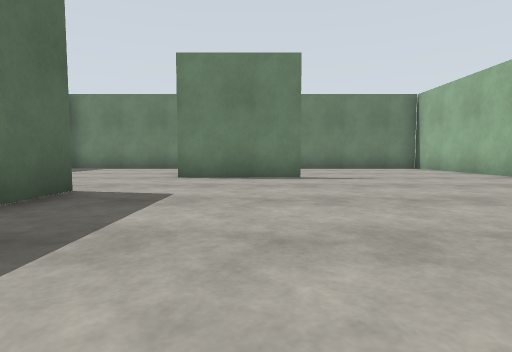
view 1 (above)

21 first-person views from a walk through a world built for the Gazebo simulator. The camera is 0.94 m above the floor, tilts 4° down and sees 80° across. The floor is counted in squares, 2 m on a side. Each view is taken from the middle of a square. On the plan, view 1 faces up. The plan holds only what a view shows up to about 9 squares ahead; the rest is blank.

view 2
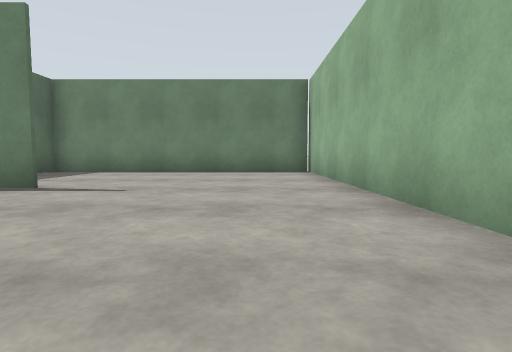

view 3
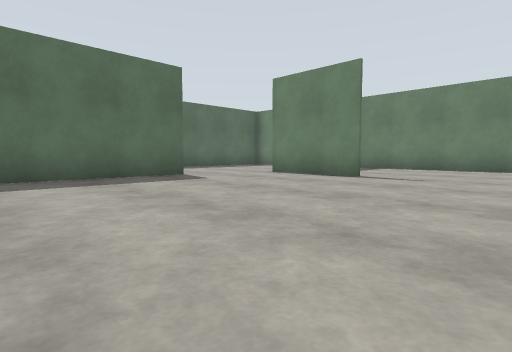

view 4
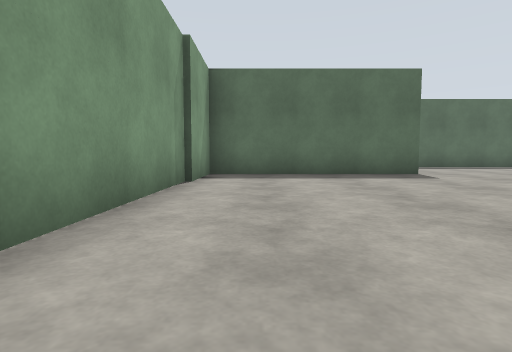

view 5
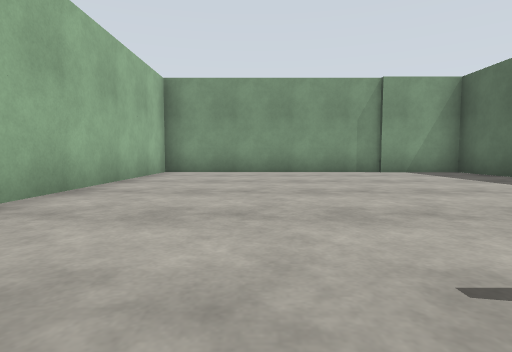

view 6
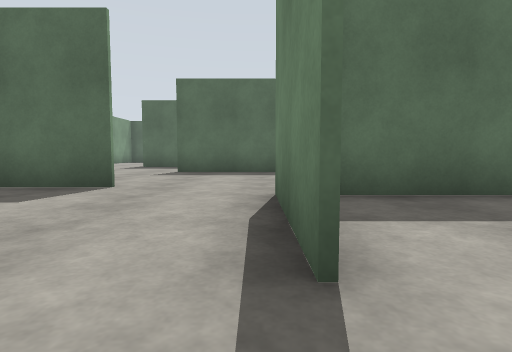

view 7
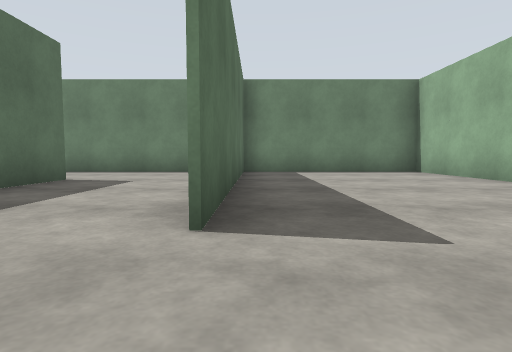

view 8
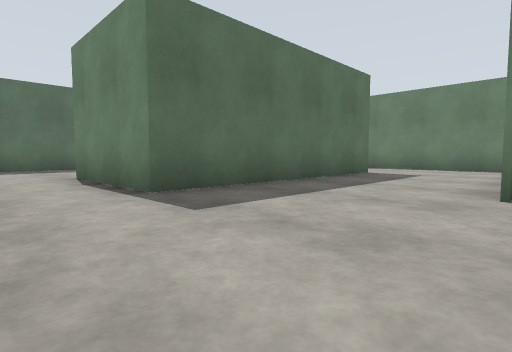

view 9
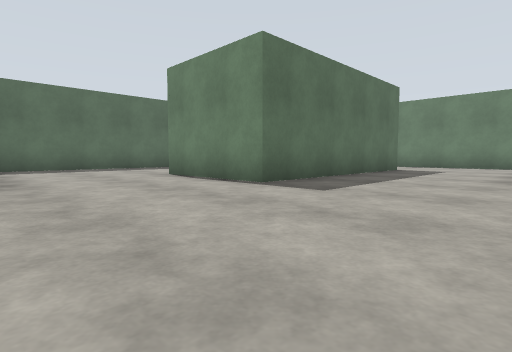

view 10
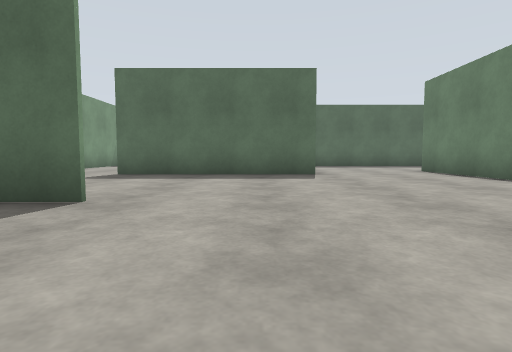

view 11
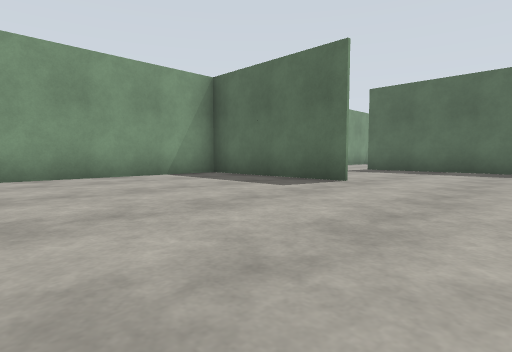

view 12
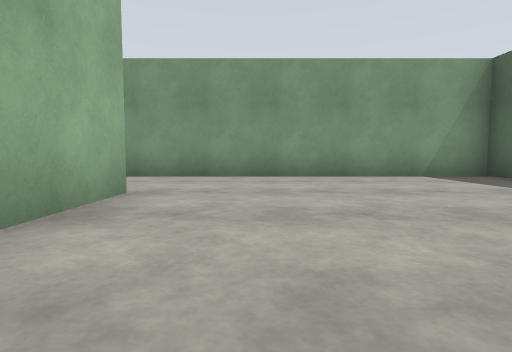

view 13
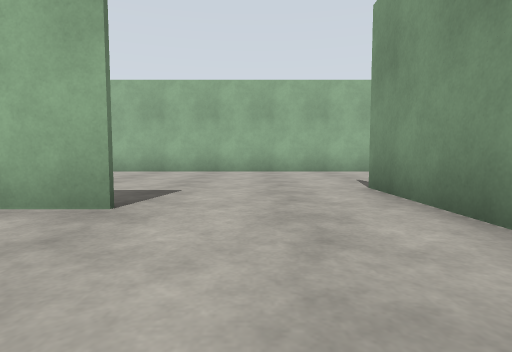

view 14
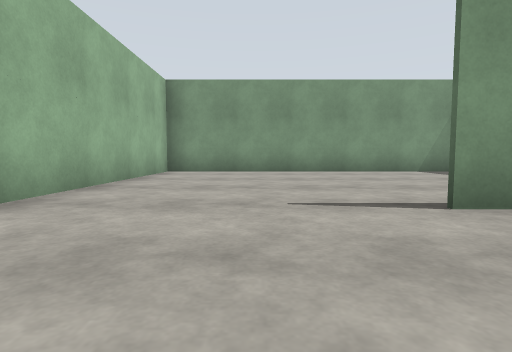

view 15
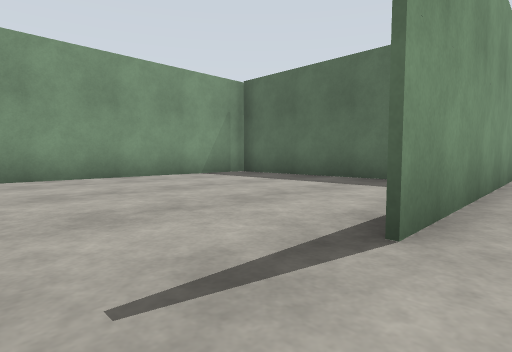

view 16
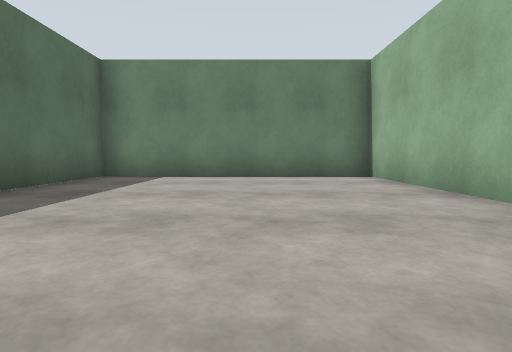

view 17
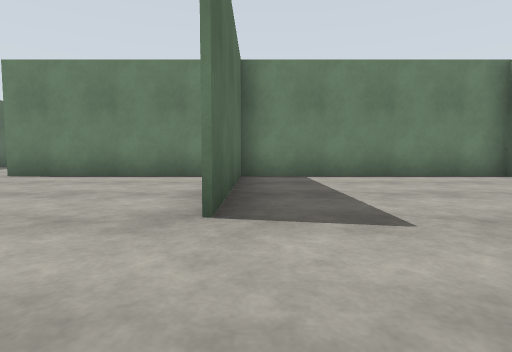

view 18
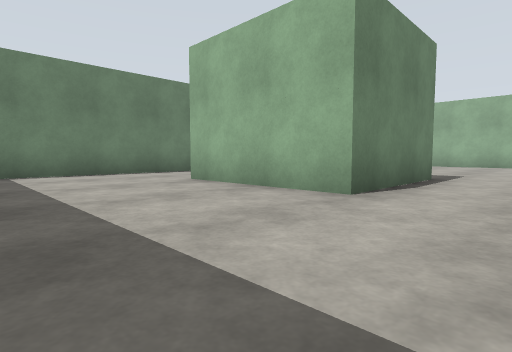

view 19
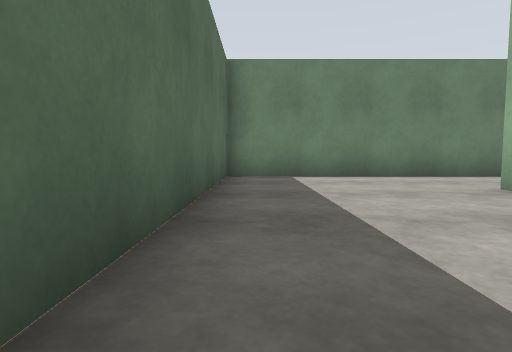

view 20
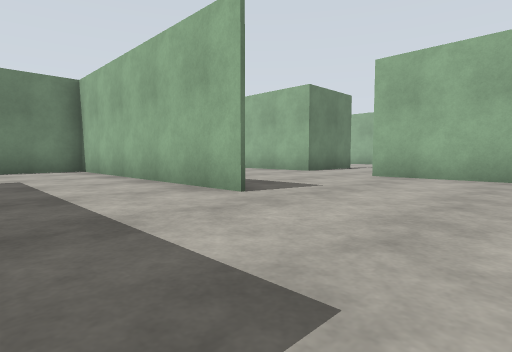

view 21
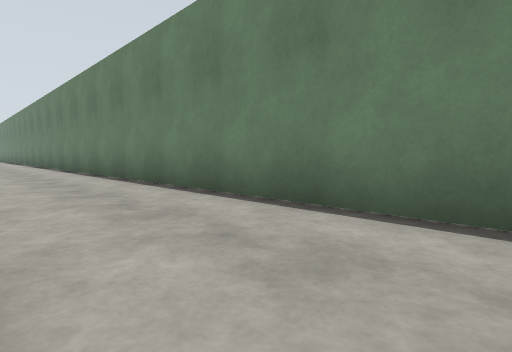

### Floor plan
Points are (right, up) in squares from view 1. A wall is a line through its corners. A room is listed if a view was taken in it or the views show most of it. See-through windows are left out.
Room 1 (views 1, 2, 3, 4, 5, 6)
walls: (1, 6.2) (-1.6, 6.2); (-2.4, 4) (-2.4, -1.2) (5.5, -1.2); (-1.5, 10.5) (-1.5, 6.9); (5.5, -1) (5.5, 10.4) (-2, 10.4)
ways out: opening at (-2, 4.5) to room 2
Room 2 (views 7, 8, 9, 10, 11, 12, 13, 14, 15, 16, 17, 18, 19, 20, 21)
walls: (-7, -4.6) (-7, -8.6) (1.4, -8.6); (-1.1, -1.3) (-5.5, -1.3); (-11.3, -1.5) (-11.3, -6.4); (-2.4, 1.5) (-2.4, 4); (-0.3, -1) (-0.3, -5.7); (-0.4, -5.7) (-0.4, -3.9); (-6.4, 3.7) (-6.4, 10.5); (-2.9, -10.2) (-2.9, -14.4) (5.5, -14.4) (5.5, -1); (-1.6, 6.2) (-1.6, 10.5); (-9.6, 7.7) (-9.6, 1.7) (-12.7, 1.7) (-12.7, 5.1); (5.5, -1.3) (-0.4, -1.3); (-12.5, 7.6) (-16.6, 7.6) (-16.6, -1.1); (-6.3, 10.1) (-6.3, 3.7); (-2, 10.4) (-17.4, 10.4)
ways out: opening at (-2, 4.5) to room 1; opening at (-18, 9.5); opening at (-13, 6.5); opening at (-11, -7.5)

Positions as (right, up) in squares from view 1, and headings:
1: (0, 0), facing up
2: (4, 2), facing up
3: (4, 0), facing up-left
4: (5, 0), facing left
5: (3, 7), facing down
6: (2, 6), facing left
7: (-6, 2), facing up
8: (-6, 0), facing up-left
9: (-6, -2), facing up-left
10: (-4, -3), facing left
11: (-2, -2), facing down-left
12: (-2, -2), facing down
13: (-3, -7), facing right
14: (3, -6), facing down
15: (3, -8), facing down-left
16: (3, -8), facing up
17: (0, -8), facing up
18: (-16, 0), facing up-right
19: (-16, 1), facing up
20: (-9, 1), facing up-right
21: (-9, 8), facing up-left
